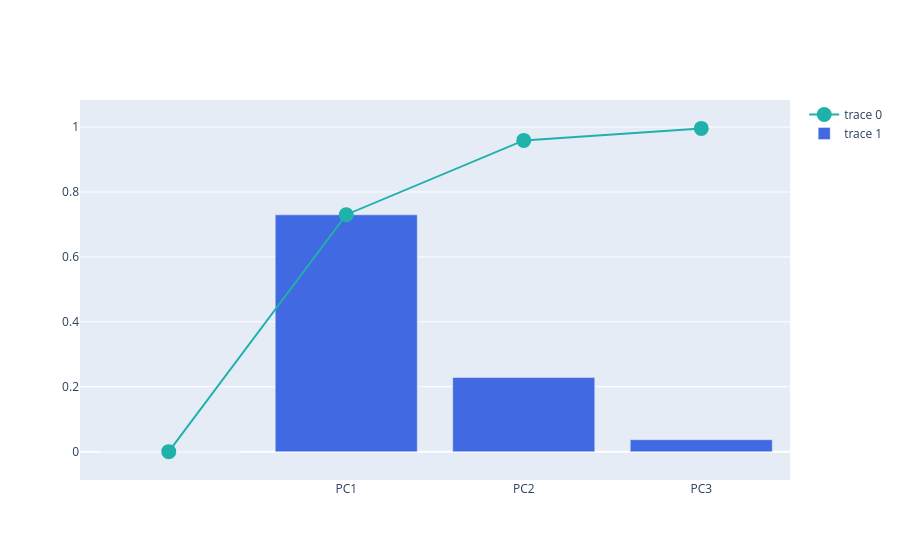

The notebook cell this image was saved under:
### Markdown cell above
##### 3.2.4.2. Explained Variance + Cumulative Variance

### Code cell
# https://plotly.com/python/creating-and-updating-figures/

import plotly.graph_objects as go  # normal plotly package 

# first component scatter plot 
# second component bar chart 

fig = go.Figure()

fig.add_trace(
    go.Scatter(
        x=df_explained_variance['PC'],
        y=df_explained_variance['Cumulative Variance'],
        marker=dict(size=15, color="LightSeaGreen")
    ))

fig.add_trace(
    go.Bar(
        x=df_explained_variance['PC'],
        y=df_explained_variance['Explained Variance'],
        marker=dict(color="RoyalBlue")
    ))

fig.show()

### Figure 1 — Plotly figure (JSON) as saved in the notebook; plotly's stock layout.template omitted (floating-point values rounded to 4 significant figures)
{"data": [{"marker": {"color": "LightSeaGreen", "size": 15}, "type": "scatter", "x": ["", "PC1", "PC2", "PC3"], "y": [0, 0.73, 0.959, 0.996]}, {"marker": {"color": "RoyalBlue"}, "type": "bar", "x": ["", "PC1", "PC2", "PC3"], "y": [0, 0.7296, 0.2285, 0.03669]}], "layout": {}}
